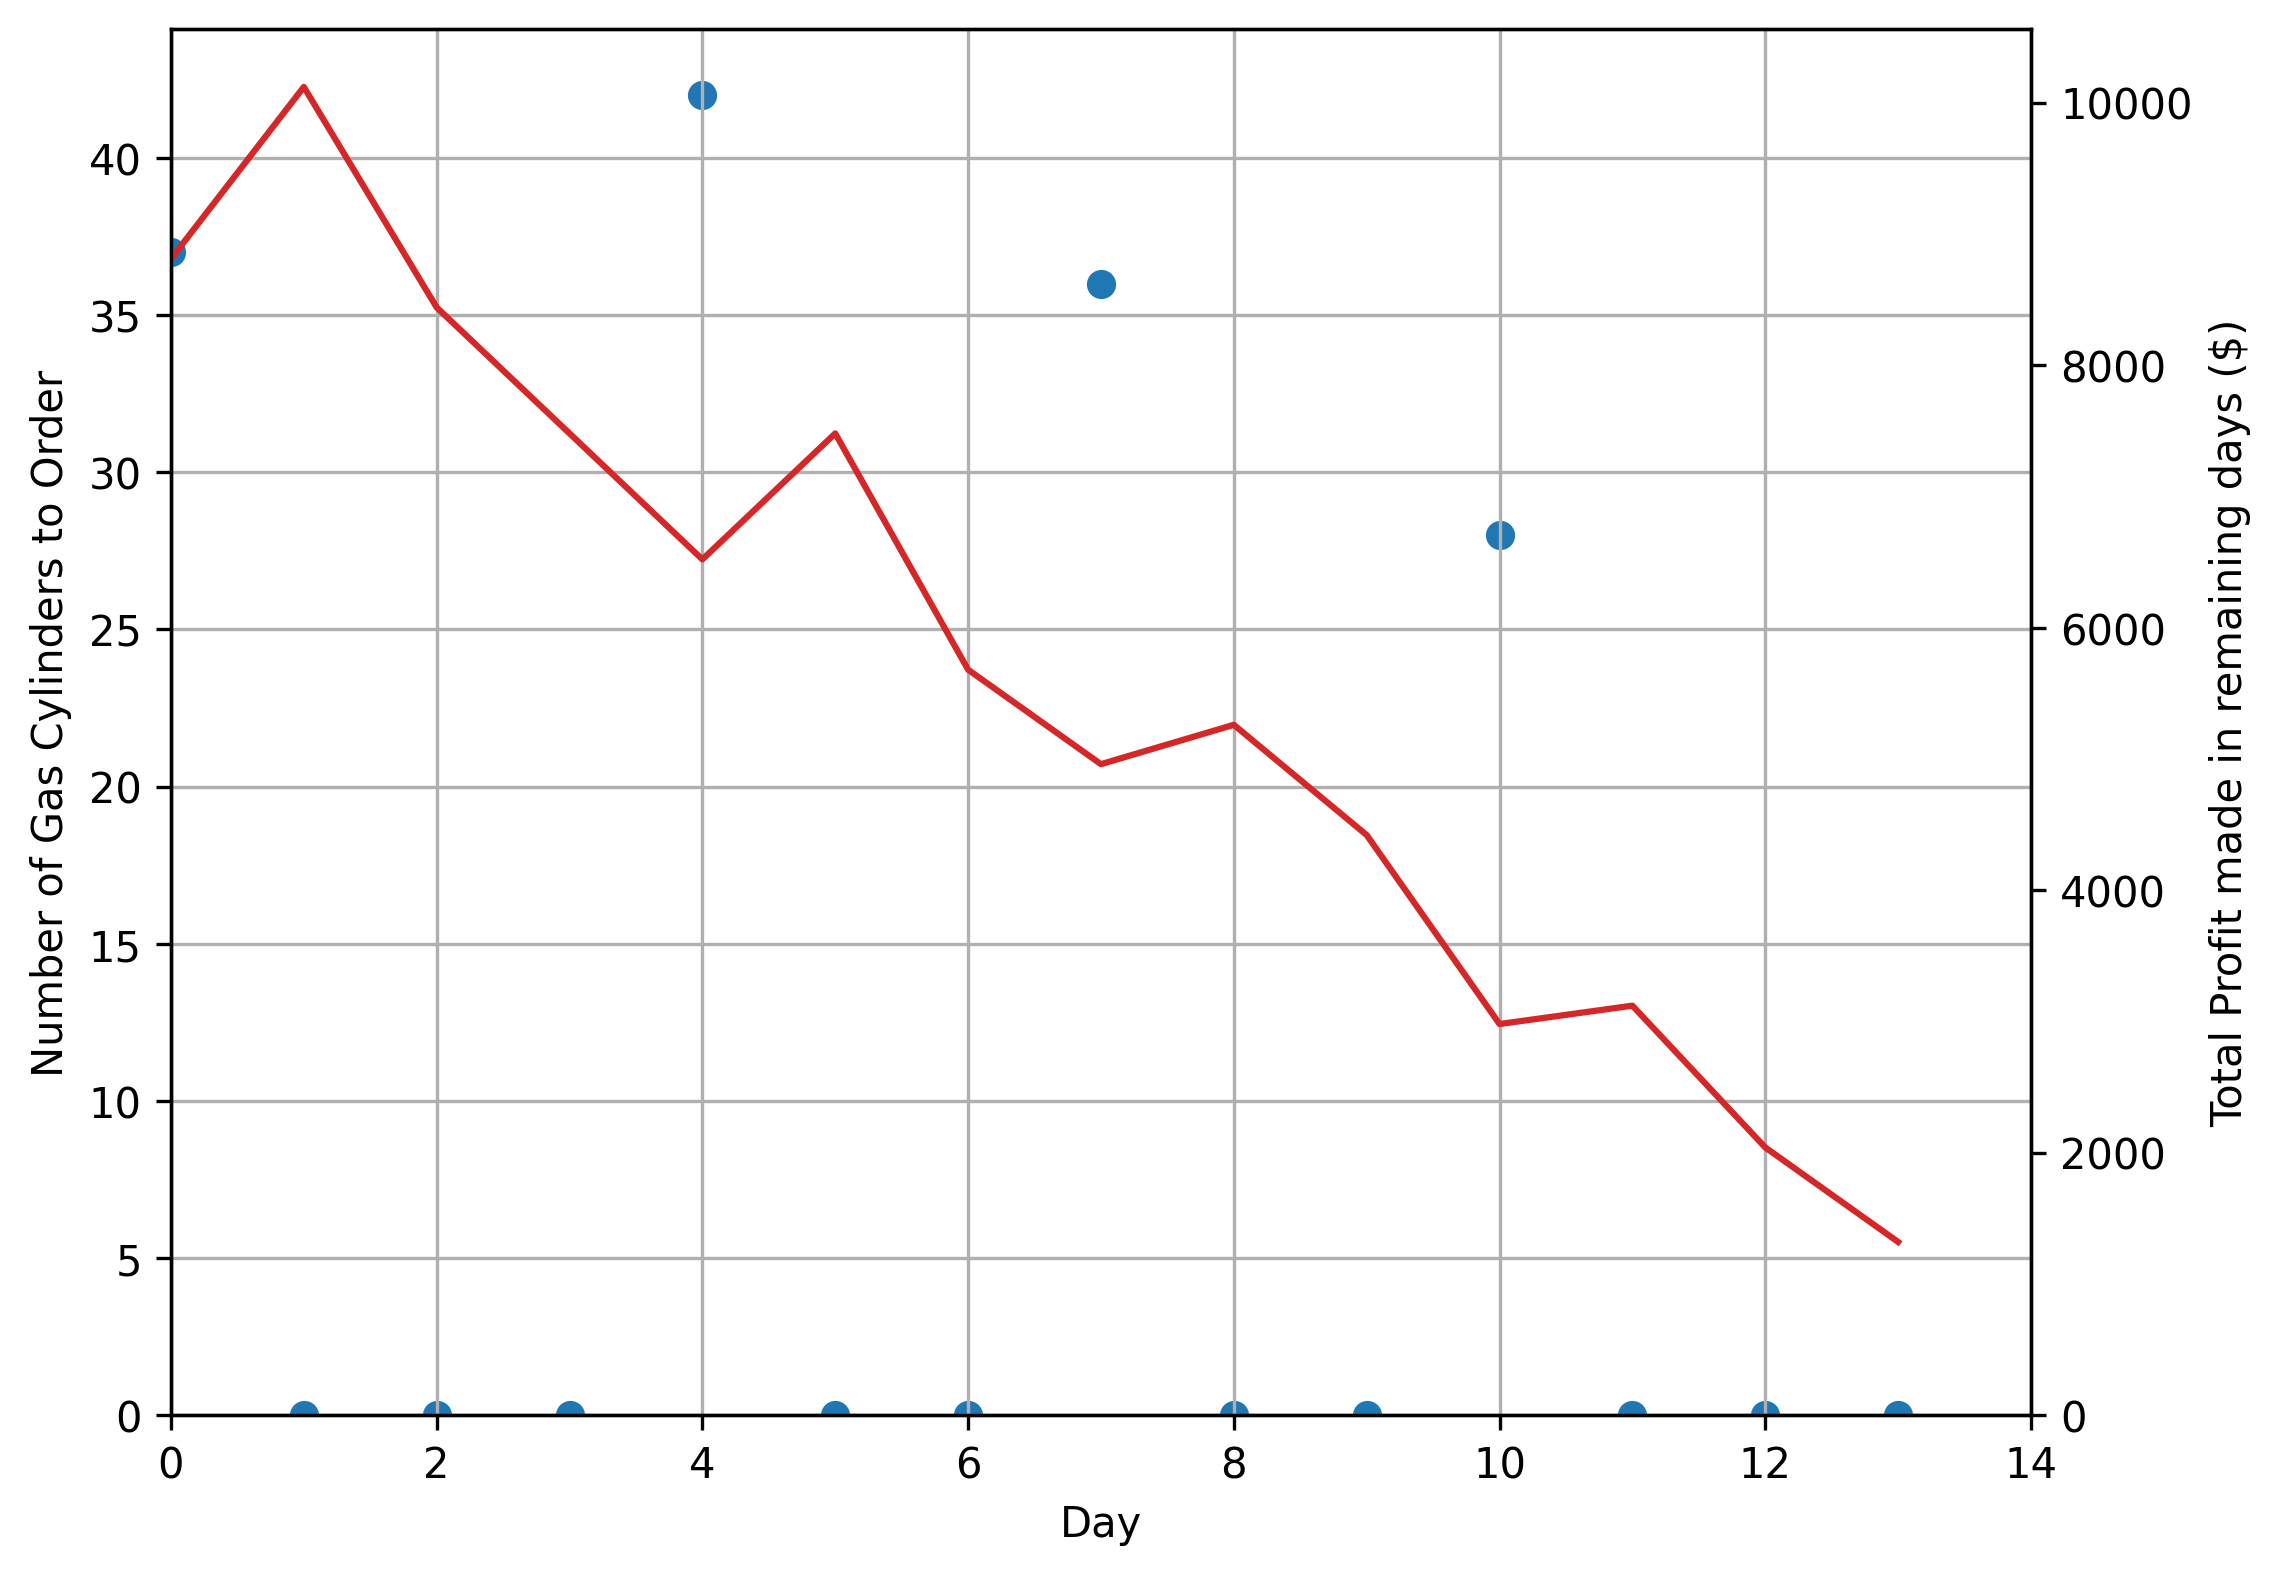

This chart was generated by the following Python code:
# -*- coding: utf-8 -*-
"""
Created on Fri May 12 14:00:37 2023

@author: ryanw
"""
import math

def deliv_cost(n):
    return 300 + 50 * n

demand = [7, 14, 8, 8, 12, 15, 6, 15, 7, 12, 13, 9, 6, 11]
r = 120
cap = 30

gas_ = {}
def gas(t, s):
    if (t, s) not in gas_:
        if t == 14:
            gas_[t, s] = (0, 'finish')
        else:
            gas_[t, s] = max([(min(demand[t], s + n) * r - min(n, 1) * deliv_cost(n) + 
                               gas(t + 1, s + n - min(demand[t], s + n))[0], n, s + n - min(demand[t], s + n)) for n in range(0, cap - s + demand[t] + 1)])
    return gas_[t, s]

import numpy as np
import matplotlib.pyplot as plt

vals = np.zeros((14, 3))
for i in range(14):
    if i == 0:
        vals[i, :] = gas(0, 0)
    else:
        vals[i, :] = gas(i, vals[i - 1, 2])

fig, ax = plt.subplots(figsize=(8, 6))

ax.scatter(np.arange(0, 14, 1), vals[:, 1])
ax.set_xlim(0, 14)
ax.set_ylim(ymin=0)
ax.set_xlabel("Day")
ax.grid()
ax.set_ylabel("Number of Gas Cylinders to Order")

ax2 = ax.twinx()
ax2.plot(np.arange(0, 14, 1), vals[:, 0], c='tab:red')
ax2.set_ylim(ymin=0)
ax2.set_ylabel("Total Profit made in remaining days ($)")
    
fig.savefig('Comm11.png', bbox_inches='tight', dpi=300)
plt.close('all')